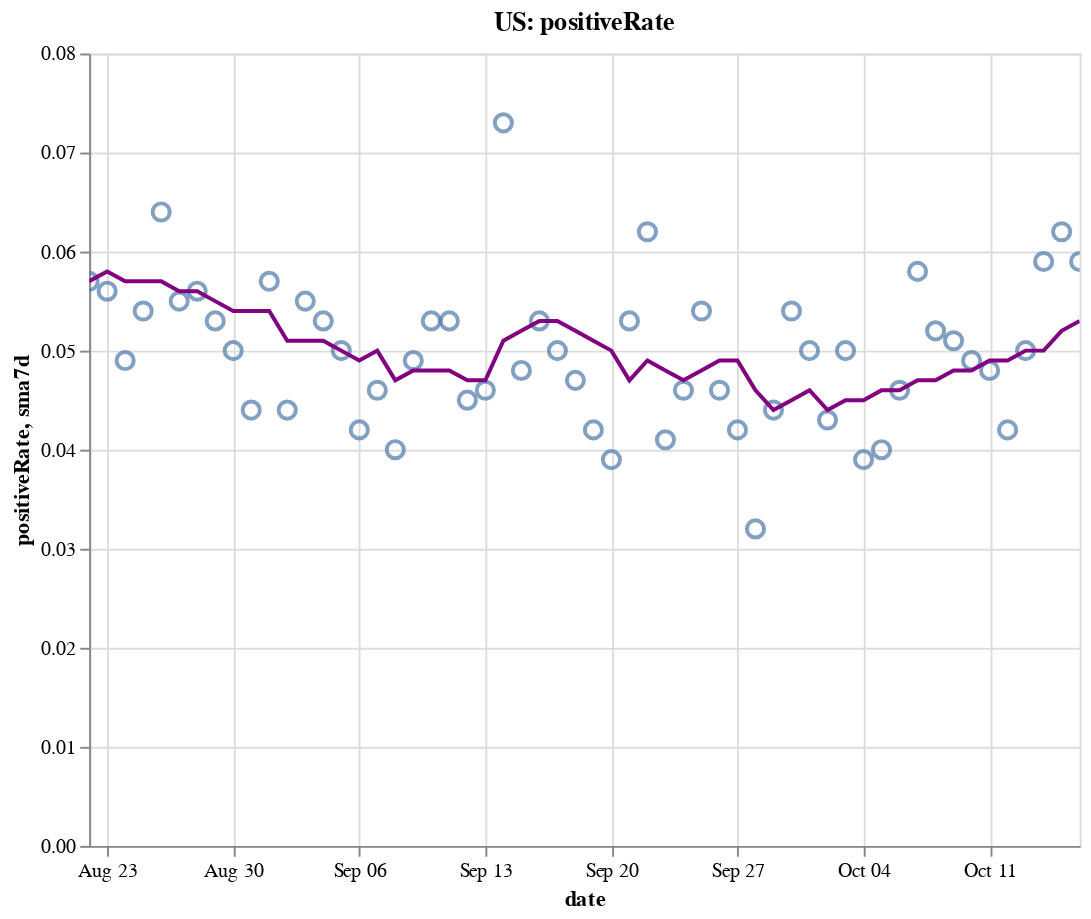

Notebook cell for this chart:
### Code cell
create_plot(us, 'positiveRate')

### Figure 1 — Vega-Lite specification as saved in the notebook (floating-point values rounded to 4 significant figures)
{"config": {"view": {"continuousWidth": 400, "continuousHeight": 300}}, "layer": [{"layer": [{"mark": {"type": "point", "size": 75}, "encoding": {"tooltip": [{"type": "temporal", "field": "date"}, {"type": "quantitative", "field": "positiveRate"}, {"type": "quantitative", "field": "sma7d"}], "x": {"type": "temporal", "field": "date"}, "y": {"type": "quantitative", "field": "positiveRate"}}, "selection": {"selector004": {"type": "interval", "bind": "scales", "encodings": ["x", "y"]}}}, {"mark": {"type": "line", "color": "purple"}, "encoding": {"x": {"type": "temporal", "field": "date"}, "y": {"type": "quantitative", "field": "sma7d"}}}]}, {"mark": {"type": "rule", "color": "#aaa"}, "encoding": {"x": {"type": "temporal", "field": "date"}}, "transform": [{"filter": {"selection": "selector003"}}]}, {"mark": "circle", "encoding": {"opacity": {"condition": {"value": 1, "selection": "selector003"}, "value": 0}, "tooltip": [{"type": "temporal", "field": "date"}, {"type": "quantitative", "field": "positiveRate"}, {"type": "quantitative", "field": "sma7d"}], "x": {"type": "temporal", "field": "date"}, "y": {"type": "quantitative", "field": "positiveRate"}}, "selection": {"selector003": {"type": "single", "encodings": ["x"], "on": "mouseover", "nearest": true, "empty": "none"}}}, {"mark": {"type": "text", "align": "left", "dx": 5, "dy": -5, "stroke": "white", "strokeWidth": 2}, "encoding": {"text": {"type": "quantitative", "field": "positiveRate"}, "tooltip": [{"type": "temporal", "field": "date"}, {"type": "quantitative", "field": "positiveRate"}, {"type": "quantitative", "field": "sma7d"}], "x": {"type": "temporal", "field": "date"}, "y": {"type": "quantitative", "field": "positiveRate"}}, "transform": [{"filter": {"selection": "selector003"}}]}, {"mark": {"type": "text", "align": "left", "dx": 5, "dy": -5}, "encoding": {"text": {"type": "quantitative", "field": "positiveRate"}, "tooltip": [{"type": "temporal", "field": "date"}, {"type": "quantitative", "field": "positiveRate"}, {"type": "quantitative", "field": "sma7d"}], "x": {"type": "temporal", "field": "date"}, "y": {"type": "quantitative", "field": "positiveRate"}}, "transform": [{"filter": {"selection": "selector003"}}]}], "data": {"name": "data-ebfa5b1d7fcde0712c4ebccce3898e4e"}, "height": 400, "title": "US: positiveRate", "width": 500, "$schema": "https://vega.github.io/schema/vega-lite/v4.8.1.json", "datasets": {"data-ebfa5b1d7fcde0712c4ebccce3898e4e": [{"date": "2020-08-22T00:00:00", "totalTestResultsIncrease": 808000.0, "positiveIncrease": 46240.0, "death": 168200.0, "deathIncrease": 1029.0, "positiveRate": 0.057, "state": "US", "sma7d": 0.057}, {"date": "2020-08-23T00:00:00", "totalTestResultsIncrease": 667200.0, "positiveIncrease": 37570.0, "death": 168800.0, "deathIncrease": 572.0, "positiveRate": 0.056, "state": "US", "sma7d": 0.058}, {"date": "2020-08-24T00:00:00", "totalTestResultsIncrease": 713500.0, "positiveIncrease": 34640.0, "death": 169200.0, "deathIncrease": 343.0, "positiveRate": 0.049, "state": "US", "sma7d": 0.057}, {"date": "2020-08-25T00:00:00", "totalTestResultsIncrease": 674600.0, "positiveIncrease": 36380.0, "death": 170300.0, "deathIncrease": 1147.0, "positiveRate": 0.054, "state": "US", "sma7d": 0.057}, {"date": "2020-08-26T00:00:00", "totalTestResultsIncrease": 684900.0, "positiveIncrease": 44050.0, "death": 171600.0, "deathIncrease": 1298.0, "positiveRate": 0.064, "state": "US", "sma7d": 0.057}, {"date": "2020-08-27T00:00:00", "totalTestResultsIncrease": 804900.0, "positiveIncrease": 43980.0, "death": 172700.0, "deathIncrease": 1129.0, "positiveRate": 0.055, "state": "US", "sma7d": 0.056}, {"date": "2020-08-28T00:00:00", "totalTestResultsIncrease": 835100.0, "positiveIncrease": 46550.0, "death": 173800.0, "deathIncrease": 1024.0, "positiveRate": 0.056, "state": "US", "sma7d": 0.056}, {"date": "2020-08-29T00:00:00", "totalTestResultsIncrease": 832100.0, "positiveIncrease": 44500.0, "death": 174800.0, "deathIncrease": 1015.0, "positiveRate": 0.053, "state": "US", "sma7d": 0.055}, {"date": "2020-08-30T00:00:00", "totalTestResultsIncrease": 789300.0, "positiveIncrease": 39500.0, "death": 175200.0, "deathIncrease": 475.0, "positiveRate": 0.05, "state": "US", "sma7d": 0.054}, {"date": "2020-08-31T00:00:00", "totalTestResultsIncrease": 716700.0, "positiveIncrease": 31410.0, "death": 175600.0, "deathIncrease": 366.0, "positiveRate": 0.044, "state": "US", "sma7d": 0.054}, {"date": "2020-09-01T00:00:00", "totalTestResultsIncrease": 741200.0, "positiveIncrease": 42430.0, "death": 176600.0, "deathIncrease": 1027.0, "positiveRate": 0.057, "state": "US", "sma7d": 0.054}, {"date": "2020-09-02T00:00:00", "totalTestResultsIncrease": 690100.0, "positiveIncrease": 30600.0, "death": 177700.0, "deathIncrease": 1032.0, "positiveRate": 0.044, "state": "US", "sma7d": 0.051}, {"date": "2020-09-03T00:00:00", "totalTestResultsIncrease": 815500.0, "positiveIncrease": 44710.0, "death": 178700.0, "deathIncrease": 1070.0, "positiveRate": 0.055, "state": "US", "sma7d": 0.051}, {"date": "2020-09-04T00:00:00", "totalTestResultsIncrease": 970200.0, "positiveIncrease": 51590.0, "death": 179700.0, "deathIncrease": 998.0, "positiveRate": 0.053, "state": "US", "sma7d": 0.051}, {"date": "2020-09-05T00:00:00", "totalTestResultsIncrease": 898300.0, "positiveIncrease": 44900.0, "death": 180700.0, "deathIncrease": 918.0, "positiveRate": 0.05, "state": "US", "sma7d": 0.05}, {"date": "2020-09-06T00:00:00", "totalTestResultsIncrease": 793100.0, "positiveIncrease": 33120.0, "death": 181100.0, "deathIncrease": 449.0, "positiveRate": 0.042, "state": "US", "sma7d": 0.049}, {"date": "2020-09-07T00:00:00", "totalTestResultsIncrease": 629100.0, "positiveIncrease": 28680.0, "death": 181300.0, "deathIncrease": 225.0, "positiveRate": 0.046, "state": "US", "sma7d": 0.05}, {"date": "2020-09-08T00:00:00", "totalTestResultsIncrease": 550400.0, "positiveIncrease": 22220.0, "death": 181700.0, "deathIncrease": 358.0, "positiveRate": 0.04, "state": "US", "sma7d": 0.047}, {"date": "2020-09-09T00:00:00", "totalTestResultsIncrease": 634600.0, "positiveIncrease": 31110.0, "death": 182800.0, "deathIncrease": 1084.0, "positiveRate": 0.049, "state": "US", "sma7d": 0.048}, {"date": "2020-09-10T00:00:00", "totalTestResultsIncrease": 708400.0, "positiveIncrease": 37580.0, "death": 183900.0, "deathIncrease": 1170.0, "positiveRate": 0.053, "state": "US", "sma7d": 0.048}, {"date": "2020-09-11T00:00:00", "totalTestResultsIncrease": 848200.0, "positiveIncrease": 44930.0, "death": 185000.0, "deathIncrease": 1018.0, "positiveRate": 0.053, "state": "US", "sma7d": 0.048}, {"date": "2020-09-12T00:00:00", "totalTestResultsIncrease": 929600.0, "positiveIncrease": 42090.0, "death": 185800.0, "deathIncrease": 810.0, "positiveRate": 0.045, "state": "US", "sma7d": 0.047}, {"date": "2020-09-13T00:00:00", "totalTestResultsIncrease": 745700.0, "positiveIncrease": 34450.0, "death": 186200.0, "deathIncrease": 390.0, "positiveRate": 0.046, "state": "US", "sma7d": 0.047}, {"date": "2020-09-14T00:00:00", "totalTestResultsIncrease": 461500.0, "positiveIncrease": 33860.0, "death": 186600.0, "deathIncrease": 404.0, "positiveRate": 0.073, "state": "US", "sma7d": 0.051}, {"date": "2020-09-15T00:00:00", "totalTestResultsIncrease": 741500.0, "positiveIncrease": 35440.0, "death": 187600.0, "deathIncrease": 1031.0, "positiveRate": 0.048, "state": "US", "sma7d": 0.052}, {"date": "2020-09-16T00:00:00", "totalTestResultsIncrease": 748300.0, "positiveIncrease": 40020.0, "death": 188800.0, "deathIncrease": 1200.0, "positiveRate": 0.053, "state": "US", "sma7d": 0.053}, {"date": "2020-09-17T00:00:00", "totalTestResultsIncrease": 866500.0, "positiveIncrease": 43560.0, "death": 189700.0, "deathIncrease": 863.0, "positiveRate": 0.05, "state": "US", "sma7d": 0.053}, {"date": "2020-09-18T00:00:00", "totalTestResultsIncrease": 1004000.0, "positiveIncrease": 47490.0, "death": 190600.0, "deathIncrease": 901.0, "positiveRate": 0.047, "state": "US", "sma7d": 0.052}, {"date": "2020-09-19T00:00:00", "totalTestResultsIncrease": 1090000.0, "positiveIncrease": 45560.0, "death": 191300.0, "deathIncrease": 740.0, "positiveRate": 0.042, "state": "US", "sma7d": 0.051}, {"date": "2020-09-20T00:00:00", "totalTestResultsIncrease": 935800.0, "positiveIncrease": 36300.0, "death": 191600.0, "deathIncrease": 327.0, "positiveRate": 0.039, "state": "US", "sma7d": 0.05}, {"date": "2020-09-21T00:00:00", "totalTestResultsIncrease": 738500.0, "positiveIncrease": 39470.0, "death": 191900.0, "deathIncrease": 287.0, "positiveRate": 0.053, "state": "US", "sma7d": 0.047}, {"date": "2020-09-22T00:00:00", "totalTestResultsIncrease": 791900.0, "positiveIncrease": 49440.0, "death": 192800.0, "deathIncrease": 854.0, "positiveRate": 0.062, "state": "US", "sma7d": 0.049}, {"date": "2020-09-23T00:00:00", "totalTestResultsIncrease": 939100.0, "positiveIncrease": 38570.0, "death": 193900.0, "deathIncrease": 1159.0, "positiveRate": 0.041, "state": "US", "sma7d": 0.048}, {"date": "2020-09-24T00:00:00", "totalTestResultsIncrease": 957500.0, "positiveIncrease": 43770.0, "death": 194800.0, "deathIncrease": 921.0, "positiveRate": 0.046, "state": "US", "sma7d": 0.047}, {"date": "2020-09-25T00:00:00", "totalTestResultsIncrease": 1038000.0, "positiveIncrease": 55530.0, "death": 195700.0, "deathIncrease": 844.0, "positiveRate": 0.054, "state": "US", "sma7d": 0.048}, {"date": "2020-09-26T00:00:00", "totalTestResultsIncrease": 1043000.0, "positiveIncrease": 47860.0, "death": 196600.0, "deathIncrease": 869.0, "positiveRate": 0.046, "state": "US", "sma7d": 0.049}, {"date": "2020-09-27T00:00:00", "totalTestResultsIncrease": 850700.0, "positiveIncrease": 35450.0, "death": 196900.0, "deathIncrease": 307.0, "positiveRate": 0.042, "state": "US", "sma7d": 0.049}, {"date": "2020-09-28T00:00:00", "totalTestResultsIncrease": 1131000.0, "positiveIncrease": 36520.0, "death": 197100.0, "deathIncrease": 257.0, "positiveRate": 0.032, "state": "US", "sma7d": 0.046}, {"date": "2020-09-29T00:00:00", "totalTestResultsIncrease": 833200.0, "positiveIncrease": 36950.0, "death": 197900.0, "deathIncrease": 739.0, "positiveRate": 0.044, "state": "US", "sma7d": 0.044}, {"date": "2020-09-30T00:00:00", "totalTestResultsIncrease": 823700.0, "positiveIncrease": 44420.0, "death": 198900.0, "deathIncrease": 1061.0, "positiveRate": 0.054, "state": "US", "sma7d": 0.045}, {"date": "2020-10-01T00:00:00", "totalTestResultsIncrease": 913500.0, "positiveIncrease": 45690.0, "death": 199800.0, "deathIncrease": 851.0, "positiveRate": 0.05, "state": "US", "sma7d": 0.046}, {"date": "2020-10-02T00:00:00", "totalTestResultsIncrease": 1148000.0, "positiveIncrease": 49530.0, "death": 200600.0, "deathIncrease": 835.0, "positiveRate": 0.043, "state": "US", "sma7d": 0.044}, {"date": "2020-10-03T00:00:00", "totalTestResultsIncrease": 1018000.0, "positiveIncrease": 51370.0, "death": 201400.0, "deathIncrease": 741.0, "positiveRate": 0.05, "state": "US", "sma7d": 0.045}, {"date": "2020-10-04T00:00:00", "totalTestResultsIncrease": 975000.0, "positiveIncrease": 38440.0, "death": 201700.0, "deathIncrease": 363.0, "positiveRate": 0.039, "state": "US", "sma7d": 0.045}, {"date": "2020-10-05T00:00:00", "totalTestResultsIncrease": 948200.0, "positiveIncrease": 38130.0, "death": 202000.0, "deathIncrease": 326.0, "positiveRate": 0.04, "state": "US", "sma7d": 0.046}, {"date": "2020-10-06T00:00:00", "totalTestResultsIncrease": 835100.0, "positiveIncrease": 38660.0, "death": 202700.0, "deathIncrease": 634.0, "positiveRate": 0.046, "state": "US", "sma7d": 0.046}, {"date": "2020-10-07T00:00:00", "totalTestResultsIncrease": 874800.0, "positiveIncrease": 50600.0, "death": 203600.0, "deathIncrease": 916.0, "positiveRate": 0.058, "state": "US", "sma7d": 0.047}, {"date": "2020-10-08T00:00:00", "totalTestResultsIncrease": 1057000.0, "positiveIncrease": 55350.0, "death": 204600.0, "deathIncrease": 986.0, "positiveRate": 0.052, "state": "US", "sma7d": 0.047}, {"date": "2020-10-09T00:00:00", "totalTestResultsIncrease": 1108000.0, "positiveIncrease": 57060.0, "death": 205500.0, "deathIncrease": 893.0, "positiveRate": 0.051, "state": "US", "sma7d": 0.048}, {"date": "2020-10-10T00:00:00", "totalTestResultsIncrease": 1173000.0, "positiveIncrease": 57490.0, "death": 206100.0, "deathIncrease": 665.0, "positiveRate": 0.049, "state": "US", "sma7d": 0.048}, {"date": "2020-10-11T00:00:00", "totalTestResultsIncrease": 974500.0, "positiveIncrease": 46950.0, "death": 206600.0, "deathIncrease": 466.0, "positiveRate": 0.048, "state": "US", "sma7d": 0.049}, {"date": "2020-10-12T00:00:00", "totalTestResultsIncrease": 1020000.0, "positiveIncrease": 43120.0, "death": 206900.0, "deathIncrease": 287.0, "positiveRate": 0.042, "state": "US", "sma7d": 0.049}, {"date": "2020-10-13T00:00:00", "totalTestResultsIncrease": 966700.0, "positiveIncrease": 48390.0, "death": 207600.0, "deathIncrease": 690.0, "positiveRate": 0.05, "state": "US", "sma7d": 0.05}, {"date": "2020-10-14T00:00:00", "totalTestResultsIncrease": 966800.0, "positiveIncrease": 56800.0, "death": 208400.0, "deathIncrease": 811.0, "positiveRate": 0.059, "state": "US", "sma7d": 0.05}, {"date": "2020-10-15T00:00:00", "totalTestResultsIncrease": 1024000.0, "positiveIncrease": 63170.0, "death": 209300.0, "deathIncrease": 951.0, "positiveRate": 0.062, "state": "US", "sma7d": 0.052}, {"date": "2020-10-16T00:00:00", "totalTestResultsIncrease": 1149000.0, "positiveIncrease": 67900.0, "death": 210200.0, "deathIncrease": 876.0, "positiveRate": 0.059, "state": "US", "sma7d": 0.053}]}}
